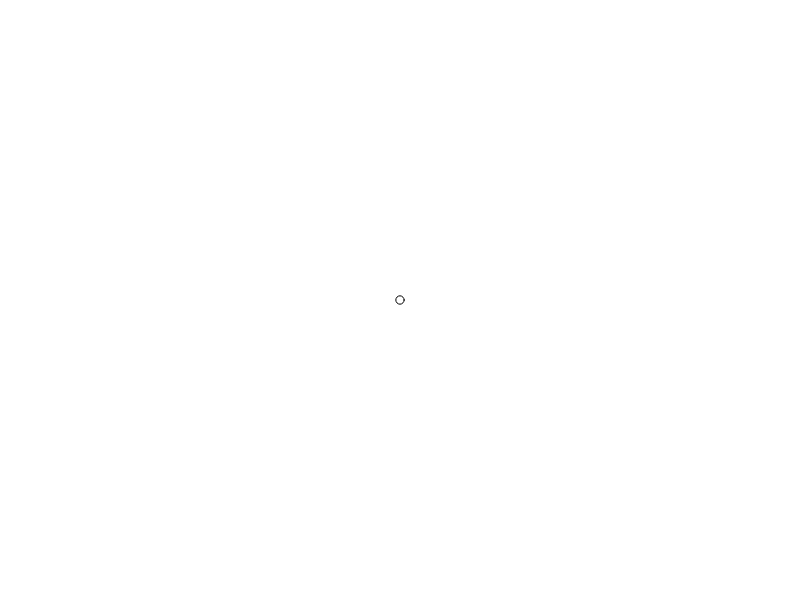
Frame 1 (no input)
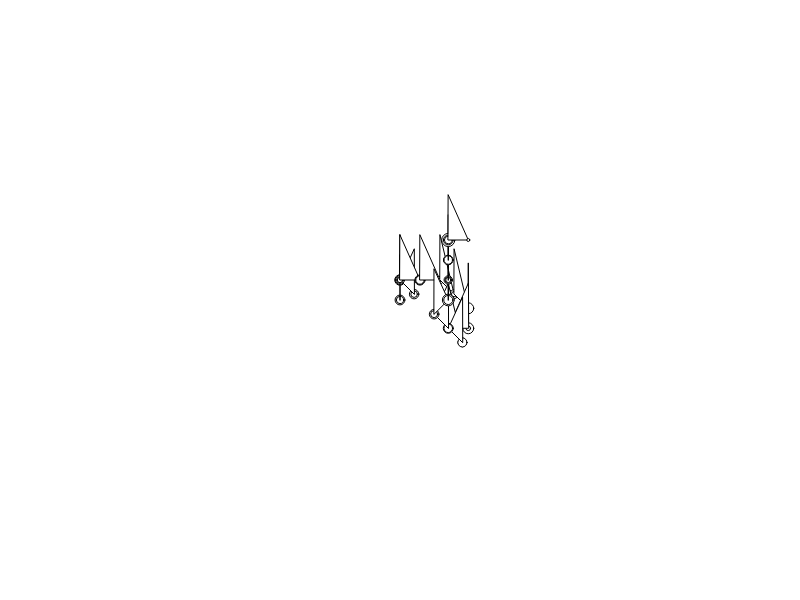
Frame 60 (no input)
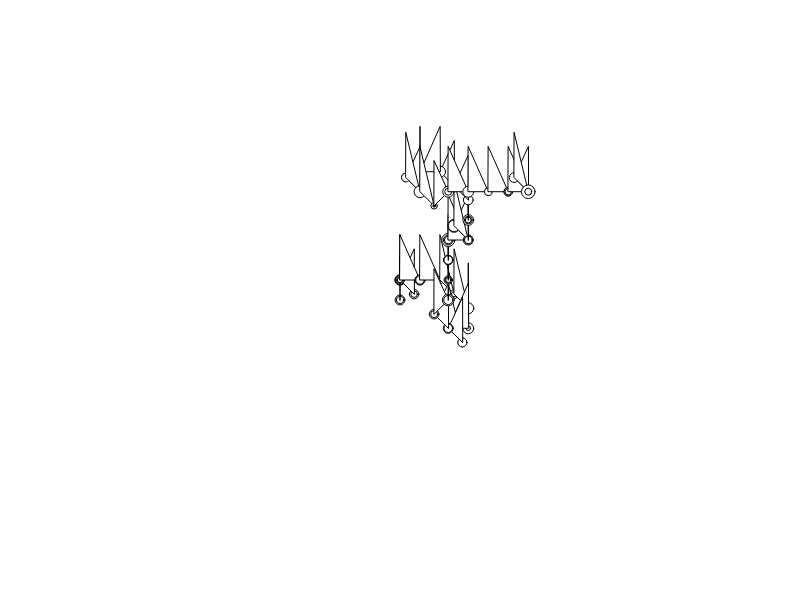
Frame 120 (the mouse pressed at the canvas centre since frame 60)

The p5.js sketch that drew these frames (run headless with seeded random() and noise() and a simulated clock; from frame 60 on, the mouse is pressed at the canvas centre):

// p5.js sketch
// ── sketch.js
// L-SYSTEMS:
// https://en.wikipedia.org/wiki/L-system
//
// this p5 sketch takes the turtle we created in the last
// project and *automates* the drawing based on a Lindenmayer
// (or L-) system.  L-systems are often used in procedural
// graphics to make natural, geometric, or interesting 'fractal-style'
// patterns.
//
// your tasks:
// (1) take a look at the L-system implemented here, and see if you 
// can expand upon it to do some automatic, cool, geometric drawing.
// use the turtle that you retooled from the previous sketch as the
// drawing engine.
// hint: google L-systems.  there are lots of them out there.
// another hint: you can use non-drawing symbols as symbolic 
// placeholders to create really complex patterns.

// TURTLE STUFF:
var x, y; // the current position of the turtle
var currentangle = 0; // which way the turtle is pointing
var step = 20; // how much the turtle moves with each 'F'
var angle = 90; // how much the turtle turns with a '-' or '+'

// LINDENMAYER STUFF (L-SYSTEMS)
var thestring = 'A'; // "axiom" or start of the string
var numloops = 5; // how many iterations of the L-system to pre-compute
var therules = []; // array for rules
therules[0] = ['A', '-BF+AFA+FB-']; // first rule
therules[1] = ['B', '+AF-BFB-FA+']; // second rule


var whereinstring = 0; // where in the L-system are we drawing right now?

// THIS RUNS WHEN WE HIT GO
function setup()
{
  createCanvas(800, 600); // this is the size of the window
  background(255); // background to white
  stroke(0, 0, 0, 255); // draw in black
  
  // start the x and y position at center
  x = width/2;
  y = height/2;
  
  // COMPUTE THE L-SYSTEM
  for(var i = 0;i<numloops;i++) {
    thestring = lindenmayer(thestring); // do the stuff to make the string
  }
  console.log(thestring); // comment this out if it's slowing you down
  
}

// DO THIS EVERY FRAME
function draw()
{
  
  // draw the current character in the string:
  drawIt(thestring.charAt(whereinstring)); 
  
  // increment the point for where we're reading the string.
  // wrap around at the end.
  whereinstring++;
  if(whereinstring>thestring.length-1) whereinstring = 0;
  
  if(x < 0) x = width;
  if(x > width) x = 0;
  if(y < 0) y = height;
  if(y > height) y = 0;

}

// interpret an L-system
function lindenmayer(s)
{
  var outputstring = ''; // start a blank output string
  
  // go through the string, doing rewriting as we go
  
  // iterate through 'therules' looking for symbol matches:
  for(var i=0;i<s.length;i++) // every symbol in 's'
  {
    var ismatch = 0; // by default, no match
    for(var j = 0;j<therules.length;j++) // every rule in 'therules'
    {
      if(s.charAt(i)==therules[j][0]) // MATCH!
      {
        outputstring+=therules[j][1]; // write substitution
        ismatch = 1; // we have a match, so don't copy over symbol
        break; // get outta this for() loop
      }
    }
    // if nothing matches in 'therules' array, just copy the symbol over.
    if(ismatch===0) outputstring+= s.charAt(i); 
  }
  
  return(outputstring); // send out the modified string
}

// this is a custom function that draws turtle commands
function drawIt(k)
{
  if(k=='F') // draw forward
  {
    // polar to cartesian transformation based on step and currentangle:
    var x1 = x + step*cos(radians(currentangle));
    var y1 = y + step*sin(radians(currentangle));
    triangle(x, y, x1, y1, x, y-45); // connect the old and the new
    // update the turtle's position:
    x = x1;
    y = y1;
    angle += 45;
  }
  else if(k=='+')
  {
   currentangle+=angle; // turn left
  }
  else if(k=='-')
  {
   currentangle-=angle; // turn right   
  }
   
  // DRAW EVERYTHING:



  // pick a gaussian (D&D) distribution for the radius:
  var radius = 0;
  radius+= random(0, 15);
  radius+= random(0, 15);
  radius+= random(0, 15);
  radius = radius/3;
  
  // draw the stuff:

  ellipse(x, y, radius, radius); // circle that chases the mouse

}

function keyTyped(){
  // give me some random color values:
  var r = random(0, 255);
  var g = random(0, 192);
  var b = 255;
  var a = random(50, 100);
  fill(r, g, b, a); // interior fill color
  
  angle -= 30;
  
}
